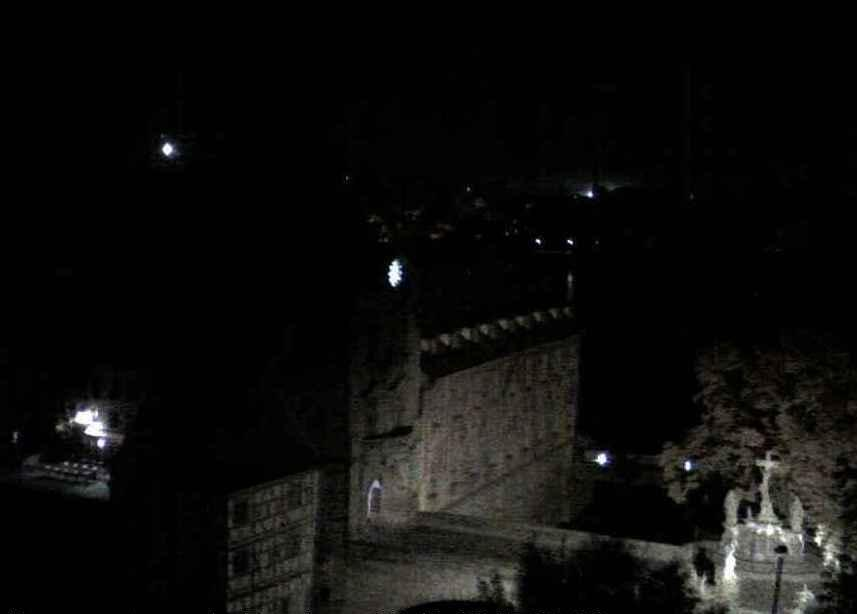
#> input picture MidtermProject/DNIM/Image/00011331/20151102_021130.jpg, 857 x 614 px
$ python -i main.py   (imports and definitions only)
#> lines starting #> are read from the running program, lines starting #| are printed output that depends on the picture; after the words box and inside, x2 and y2 are one past the last pixel; in counts of white or black regions, pixels touching at a corner belong together
import os
import shutil
import time
import matplotlib.pyplot as plt
import cv2 as cv
import itertools
import csv
from collections import defaultdict

import numpy as np


class Comparison:
    # [57 lines left out: functions __init__, main, runTestSuite, is_photo_night_time, not called in this run]


def pre_process_image(image):
    # do preprocessing
#> called with image = 'DNIM/Image/00011331/20151102_021130.jpg'
    print(image)
    image = cv.imread(image)
#> image is the input picture: shape (614, 857, 3); mean B, G, R 12, 13.3, 13.5

    #image = cv.resize(image, (500, 600))
    image_bw = cv.cvtColor(image, cv.COLOR_BGR2GRAY)
    clahe = cv.createCLAHE(clipLimit=5)
    final_img = clahe.apply(image_bw) + 30
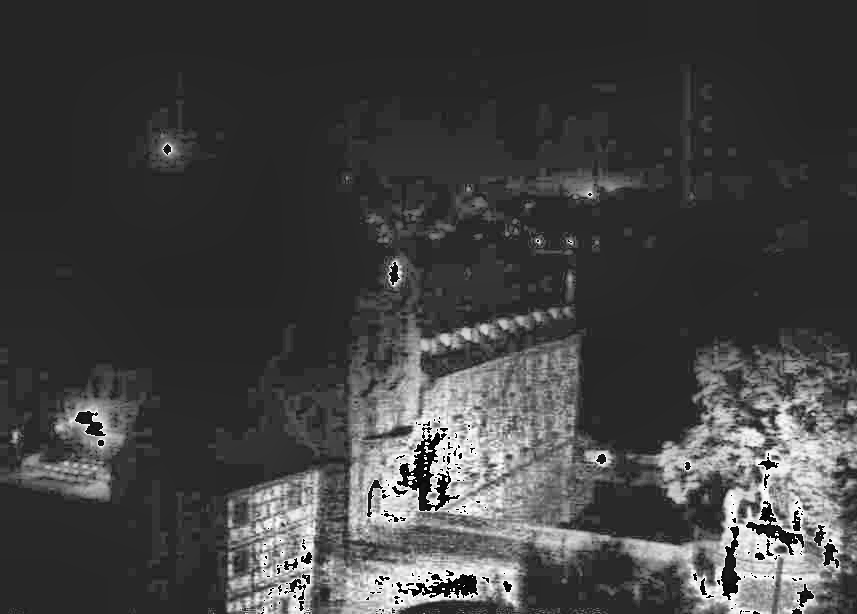
#> final_img: shape (614, 857); min 0, max 255, mean 65.7

    _, ordinary_img = cv.threshold(image_bw, 155, 255, cv.THRESH_BINARY)
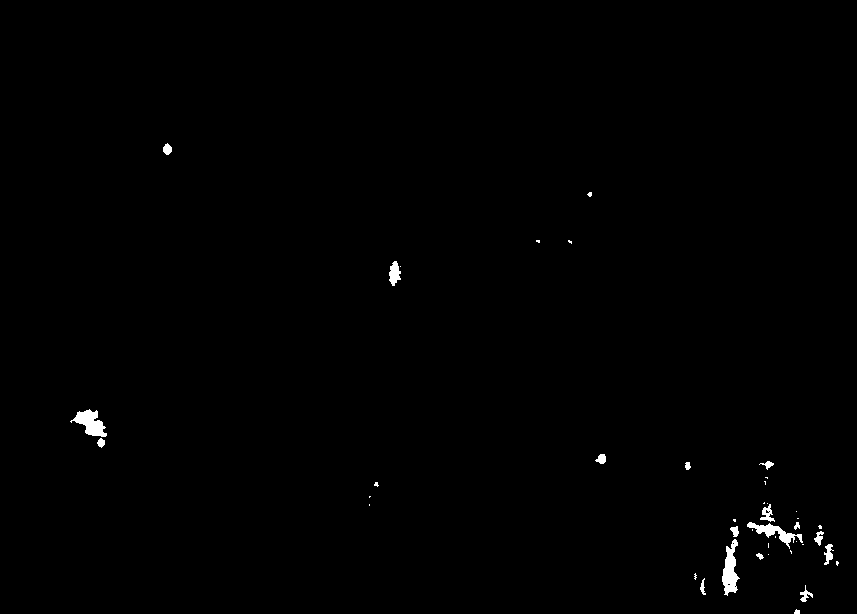
#> ordinary_img: shape (614, 857); 0.52% white; 42 white regions (24 under 20 px), largest, box (x1, y1, x2, y2) and area: (722, 539, 740, 596) 560, (70, 409, 107, 437) 527, (747, 522, 803, 549) 439

    return image


# [34 lines left out: functions feature_detection, generate_summary, not called in this run]


# [3 lines not run here, left out]

>>> result = pre_process_image('DNIM/Image/00011331/20151102_021130.jpg')
